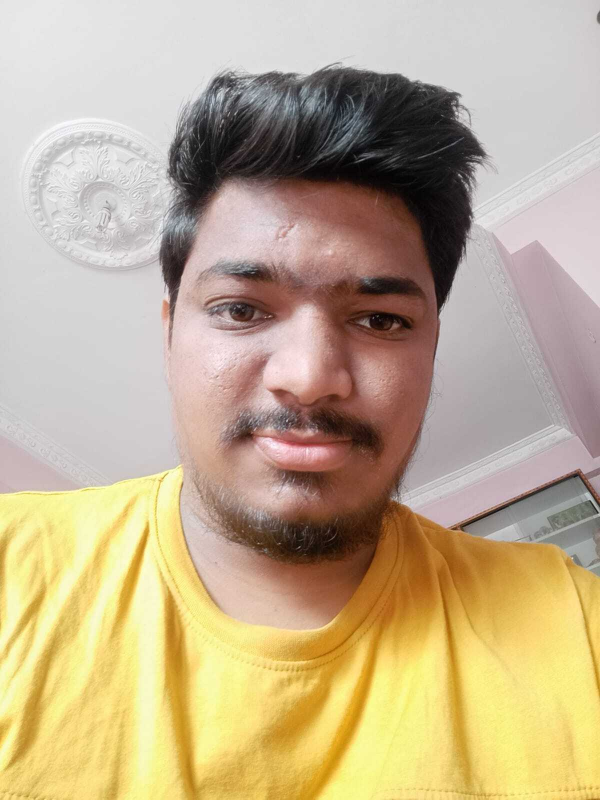
#> input picture Face_Samples_Dataset/0/WhatsApp Image 2023-04-19 at 8.02.40 PM.jpg, 1200 x 1599 px (shown at 1/2 size)
$ python -i Face_Detector.py   (imports and definitions only)
#> lines starting #> are read from the running program, lines starting #| are printed output that depends on the picture
# Importing necessary module
import cv2
import sys
import pyautogui
import time

# Loading training data
face_recognizer = cv2.face.LBPHFaceRecognizer_create()
# [1 line not run here, left out]

# some initializations
x,y,w,h = 0,0,0,0
l = ''

# Function for detecting the faces and drawing rectangular frames around faces
def face_detector(img):

    global x,y,w,h
    gray_img = cv2.cvtColor(img, cv2.COLOR_BGR2GRAY)  # converting colored image to grayscale

    # Loading haar cascade classifier
    face_classifier = cv2.CascadeClassifier("C:\\Users\\harsh\\OneDrive\\Desktop\\Major Project BoT\\haarcascade_frontalface_default.xml")

    # getting coordinates of the detected faces
    faces = face_classifier.detectMultiScale(gray_img, scaleFactor=1.3, minNeighbors=7)

    if faces == ():
        return img,[]

    # Drawing rectangular frames around detected faces
    for (x,y,w,h) in faces:
        cv2.rectangle(img,(x,y),(x+w,y+h),(0,255,255),2)
        roi = img[y:y+h,x:x+w]  # cropping region of interest i.e. face area
        roi = cv2.resize(roi,(500,500))  # Resizing the cropped region

    return img,roi
# [39 lines left out: function Facescan, not called in this run]
def face():
    value=Facescan()
    return value

>>> import cv2
>>> picture = cv2.imread('Face_Samples_Dataset/0/WhatsApp Image 2023-04-19 at 8.02.40 PM.jpg')
#> picture is the input picture: shape (1599, 1200, 3); mean B, G, R 142.4, 174.3, 192.8
>>> result = face_detector(picture)
#> in face_detector, `gray_img = cv2.cvtColor(img, cv2.COLOR_BGR2GRAY)`:
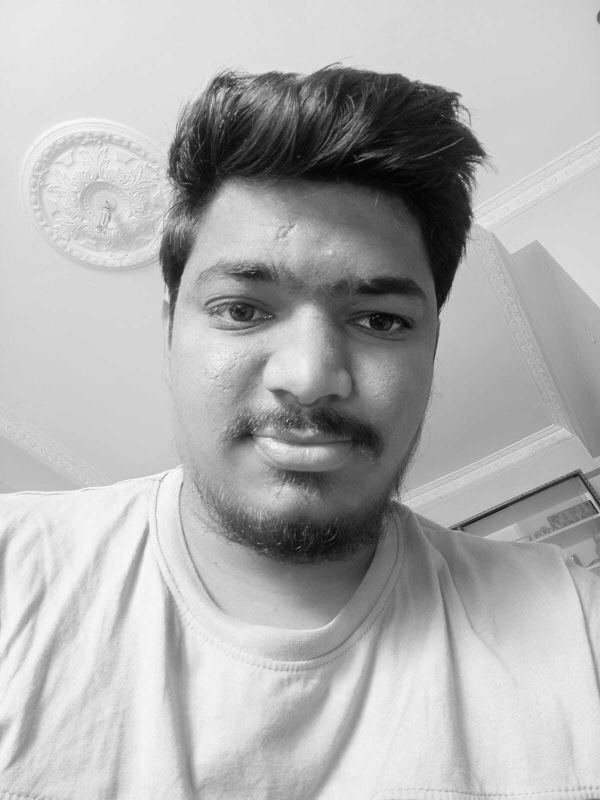
#> gray_img: shape (1599, 1200) (shown at 1/2 size); min 0, max 255, mean 176.2
#> in face_detector, `faces = face_classifier.detectMultiScale(gray_img, scaleFactor=1.3, mi..`: faces = [[244, 335, 753, 753]]
#> (the run stopped early here; a loop or call above may not have finished)

$ run again, on Face_Samples_Dataset/0/WhatsApp Image 2023-04-19 at 8.10.32 PM.jpg
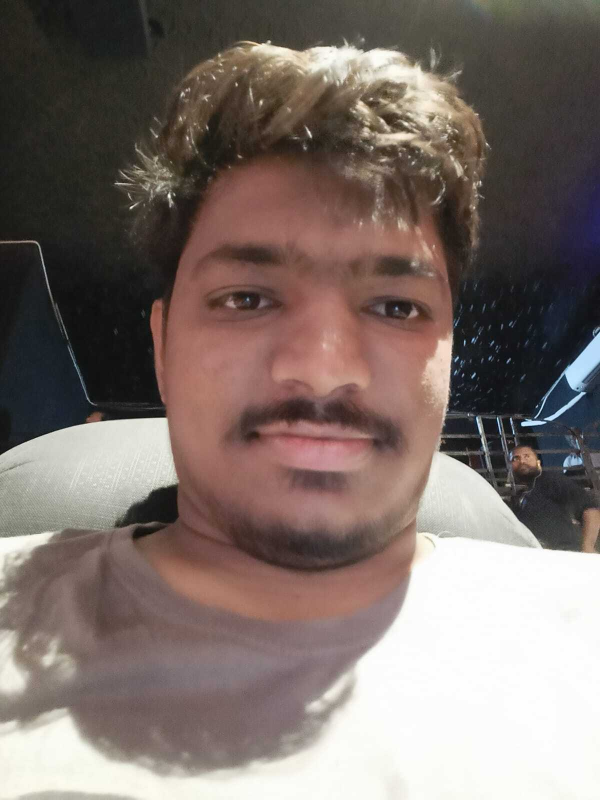
#> input picture Face_Samples_Dataset/0/WhatsApp Image 2023-04-19 at 8.10.32 PM.jpg, 1200 x 1599 px (shown at 1/2 size)
#> picture is the input picture: shape (1599, 1200, 3); mean B, G, R 107, 112.3, 125.6
#> in face_detector, `gray_img = cv2.cvtColor(img, cv2.COLOR_BGR2GRAY)`:
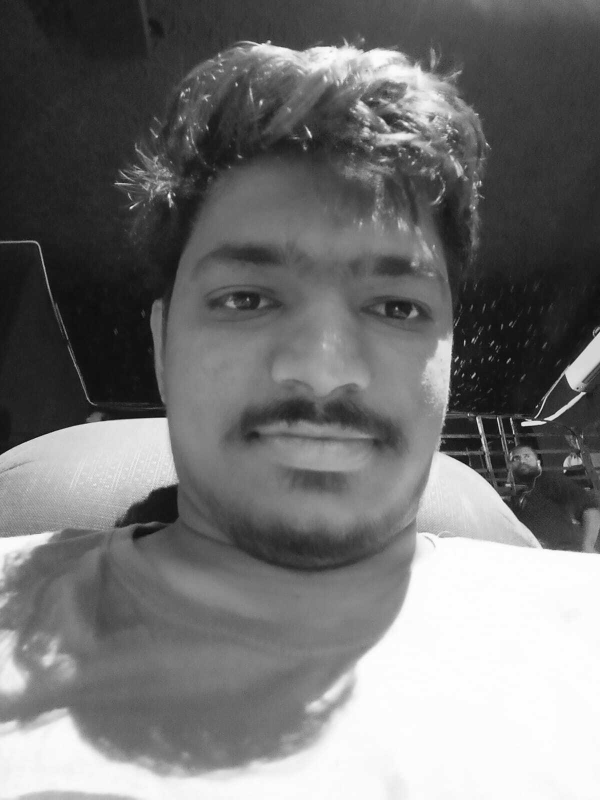
#> gray_img: shape (1599, 1200) (shown at 1/2 size); min 1, max 255, mean 115.7
#> faces = [[276, 340, 727, 727]]

$ run again, on Face_Samples_Dataset/0/WhatsApp Image 2023-04-19 at 8.10.34 PM.jpg
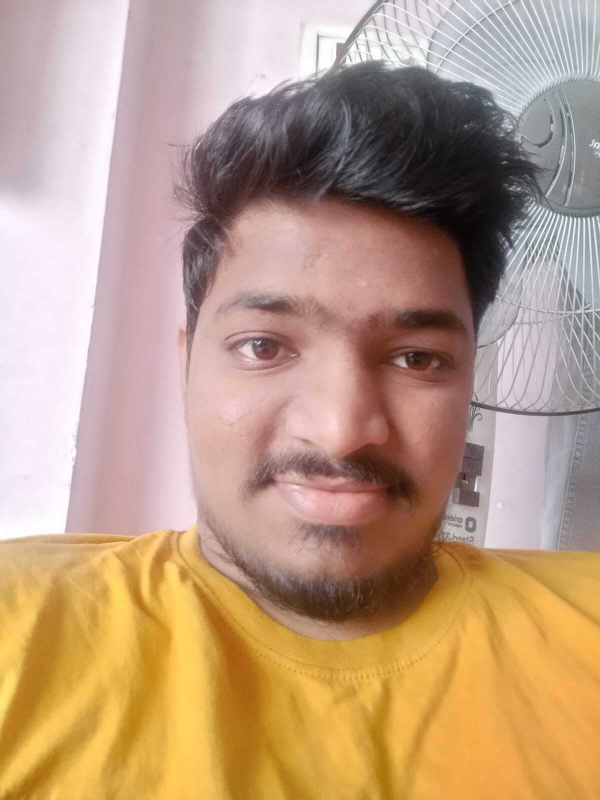
#> input picture Face_Samples_Dataset/0/WhatsApp Image 2023-04-19 at 8.10.34 PM.jpg, 1200 x 1599 px (shown at 1/2 size)
#> picture is the input picture: shape (1599, 1200, 3); mean B, G, R 129.3, 155.9, 187
#> in face_detector, `gray_img = cv2.cvtColor(img, cv2.COLOR_BGR2GRAY)`:
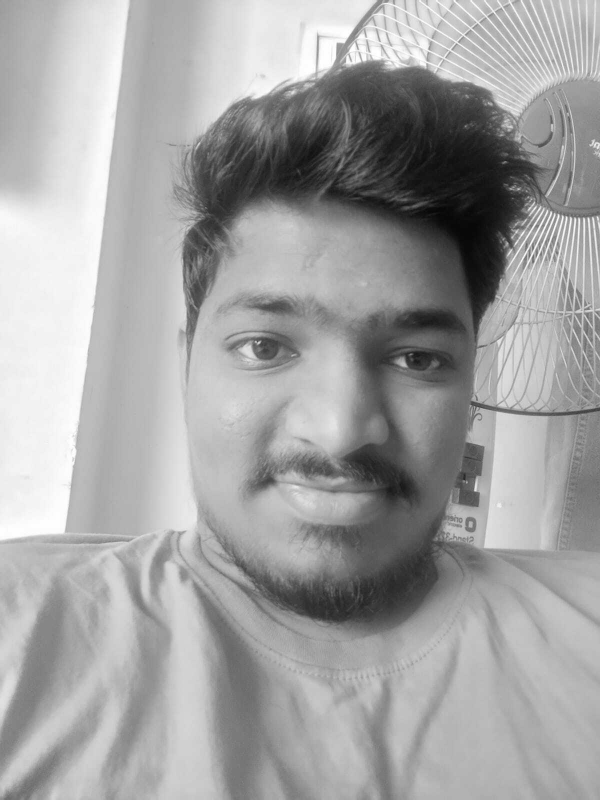
#> gray_img: shape (1599, 1200) (shown at 1/2 size); min 2, max 255, mean 162.2
#> faces = [[295, 389, 777, 777]]
